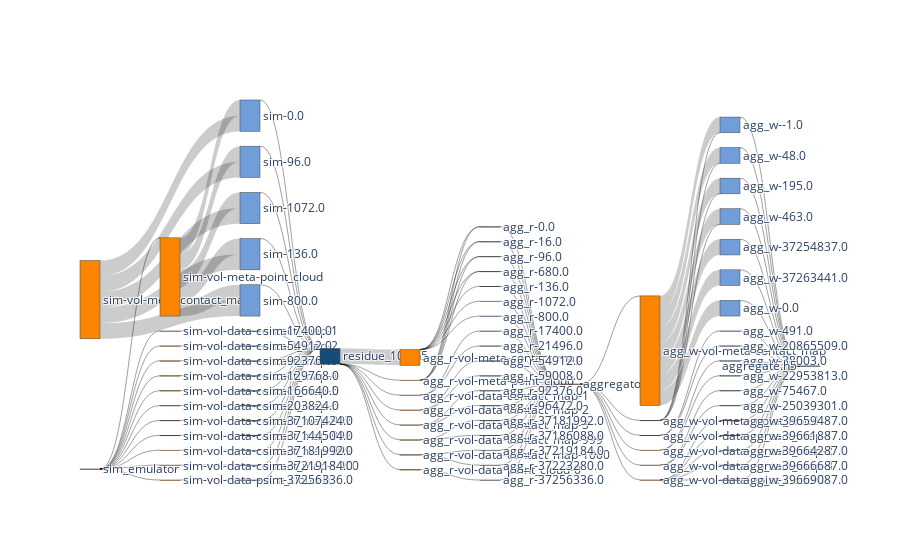

Write notebook code for a chart like this one.
### Code cell
f2_nodes, f2_nodes_dict = get_nodes_for_sankey(F2)

# print(node_ref2)

f2_links = get_links_for_sankey(F2, f2_nodes_dict)
fig = go.Figure(go.Sankey(
            node = f2_nodes,
            link = f2_links, orientation='h'))
fig.show()
fig.write_html(f"{path}/sankey-sim_w_agg_r_w-vol-vfd.html")

### Figure 1 — Plotly figure (JSON) as saved in the notebook; plotly's stock layout.template omitted (floating-point values rounded to 4 significant figures; data arrays with more than 128 entries replaced by an {"elided": "..."} marker saying what was removed)
{"data": [{"link": {"label": {"elided": "144 str values"}, "source": {"elided": "144 int values"}, "target": {"elided": "144 int values"}, "value": {"elided": "144 int values"}}, "node": {"color": ["#ab2626", "#fc8403", "#fc8403", "#fc8403", "#fc8403", "#fc8403", "#fc8403", "#fc8403", "#fc8403", "#fc8403", "#fc8403", "#fc8403", "#fc8403", "#fc8403", "#719ed9", "#719ed9", "#719ed9", "#719ed9", "#719ed9", "#719ed9", "#719ed9", "#719ed9", "#719ed9", "#719ed9", "#719ed9", "#719ed9", "#719ed9", "#719ed9", "#719ed9", "#719ed9", "#154c79", "#fc8403", "#fc8403", "#fc8403", "#fc8403", "#fc8403", "#fc8403", "#fc8403", "#fc8403", "#719ed9", "#719ed9", "#719ed9", "#719ed9", "#719ed9", "#719ed9", "#719ed9", "#719ed9", "#719ed9", "#719ed9", "#719ed9", "#719ed9", "#719ed9", "#719ed9", "#719ed9", "#719ed9", "#719ed9", "#719ed9", "#ab2626", "#fc8403", "#fc8403", "#fc8403", "#fc8403", "#fc8403", "#fc8403", "#719ed9", "#719ed9", "#719ed9", "#719ed9", "#719ed9", "#719ed9", "#719ed9", "#719ed9", "#719ed9", "#719ed9", "#719ed9", "#719ed9", "#719ed9", "#719ed9", "#719ed9", "#719ed9", "#719ed9", "#719ed9", "#154c79"], "label": ["sim_emulator", "sim-vol-meta-contact_map", "sim-vol-meta-point_cloud", "sim-vol-data-contact_map-1", "sim-vol-data-contact_map-2", "sim-vol-data-contact_map-3", "sim-vol-data-contact_map-4", "sim-vol-data-contact_map-5", "sim-vol-data-contact_map-6", "sim-vol-data-contact_map-997", "sim-vol-data-contact_map-998", "sim-vol-data-contact_map-999", "sim-vol-data-contact_map-1000", "sim-vol-data-point_cloud-0", "sim-0.0", "sim-96.0", "sim-1072.0", "sim-136.0", "sim-800.0", "sim-17400.0", "sim-54912.0", "sim-92376.0", "sim-129768.0", "sim-166640.0", "sim-203824.0", "sim-37107424.0", "sim-37144504.0", "sim-37181992.0", "sim-37219184.0", "sim-37256336.0", "residue_100.h5", "agg_r-vol-meta-contact_map", "agg_r-vol-meta-point_cloud", "agg_r-vol-data-contact_map-1", "agg_r-vol-data-contact_map-2", "agg_r-vol-data-contact_map-3", "agg_r-vol-data-contact_map-999", "agg_r-vol-data-contact_map-1000", "agg_r-vol-data-point_cloud-0", "agg_r-0.0", "agg_r-16.0", "agg_r-96.0", "agg_r-680.0", "agg_r-136.0", "agg_r-1072.0", "agg_r-800.0", "agg_r-17400.0", "agg_r-21496.0", "agg_r-54912.0", "agg_r-59008.0", "agg_r-92376.0", "agg_r-96472.0", "agg_r-37181992.0", "agg_r-37186088.0", "agg_r-37219184.0", "agg_r-37223280.0", "agg_r-37256336.0", "aggregator", "agg_w-vol-meta-contact_map", "agg_w-vol-meta-point_cloud", "agg_w-vol-data-contact_map-1", "agg_w-vol-data-contact_map-2", "agg_w-vol-data-contact_map-3", "agg_w-vol-data-point_cloud-0", "agg_w--1.0", "agg_w-48.0", "agg_w-195.0", "agg_w-463.0", "agg_w-37254837.0", "agg_w-37263441.0", "agg_w-0.0", "agg_w-491.0", "agg_w-20865509.0", "agg_w-38003.0", "agg_w-22953813.0", "agg_w-75467.0", "agg_w-25039301.0", "agg_w-39659487.0", "agg_w-39661887.0", "agg_w-39664287.0", "agg_w-39666687.0", "agg_w-39669087.0", "aggregate.h5"], "x": [], "y": []}, "orientation": "h", "type": "sankey"}], "layout": {}}
